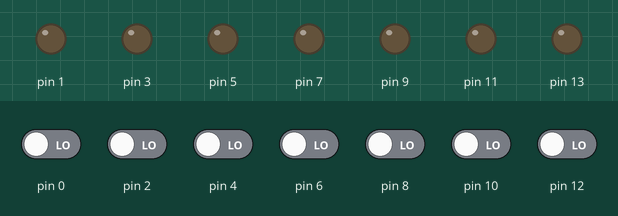
This sketch was run on a simulated Arduino Uno, built with avr-gcc and run on an emulated ATmega328P. Parts: output pins drawn as LEDs (lit = HIGH). Inputs (shaded band) come from the test bench; at power-on: pin 0, pin 2, pin 4, pin 6, pin 8, pin 10, pin 12 LOW.

Above: at 1.2 s.
1.3 s: pin 0 driven HIGH
At 1.9 s:
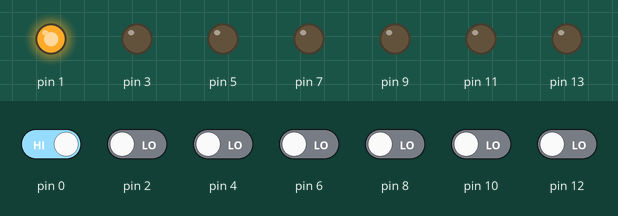
2.8 s: pin 2 driven HIGH
At 3.1 s:
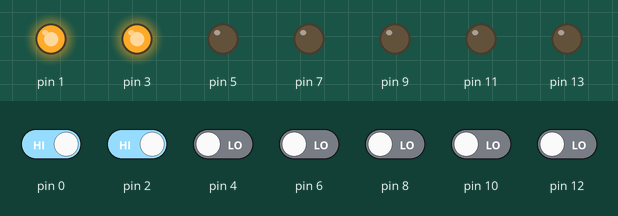
4.3 s: pin 4 driven HIGH
At 5.4 s:
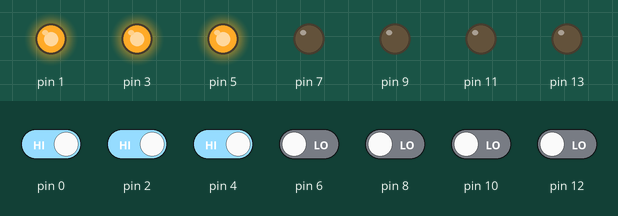
5.8 s: pin 6 driven HIGH
At 6.5 s:
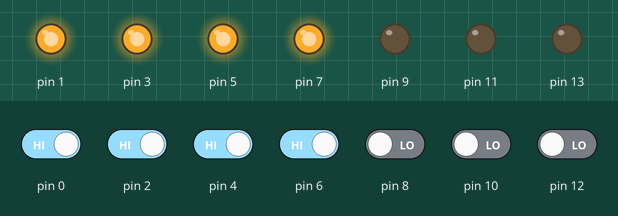
7.3 s: pin 8 driven HIGH
At 7.7 s:
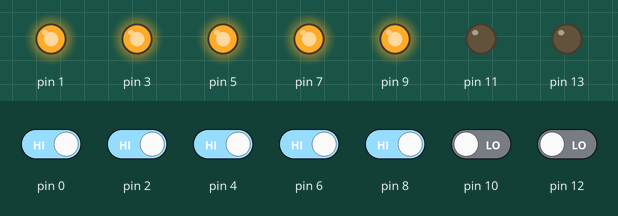
8.8 s: pin 10 driven HIGH
At 10.0 s:
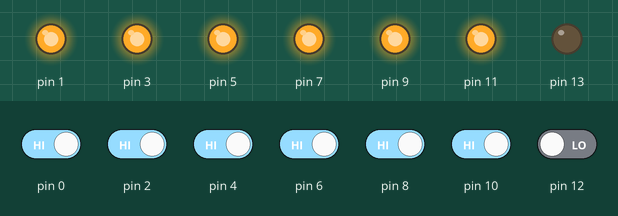
Timing chart, 0 to 11.3 s (numbered marks = the images above; inputs shaded):
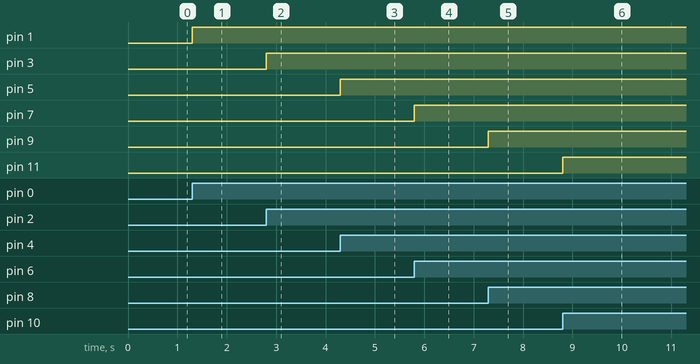

Measured:
- after the input at 1.3 s, pin 1: LOW → HIGH at once
- after the input at 2.8 s, pin 3: LOW → HIGH at once
- after the input at 4.3 s, pin 5: LOW → HIGH at once
- after the input at 5.8 s, pin 7: LOW → HIGH at once
- after the input at 7.3 s, pin 9: LOW → HIGH at once
- after the input at 8.8 s, pin 11: LOW → HIGH at once

The sketch:

test.ino
```cpp
const int numberOfPlayers = 7;    //Number of players including the DM
int button[numberOfPlayers];      //array to hold button pins
int led[numberOfPlayers];         //array to hold led pins

void setup() {
  //loop to assign button and leds to pins
  for(int i = 0; i < numberOfPlayers; i++){
    button[i] = i*2;
    pinMode(button[i], INPUT);
    led[i] = i*2+1;
    pinMode(led[i], OUTPUT);
  }
}

void loop(){
  for(int i = 0; i < numberOfPlayers; i++){
     digitalWrite(led[i], digitalRead(button[i]));
  }
}
```
